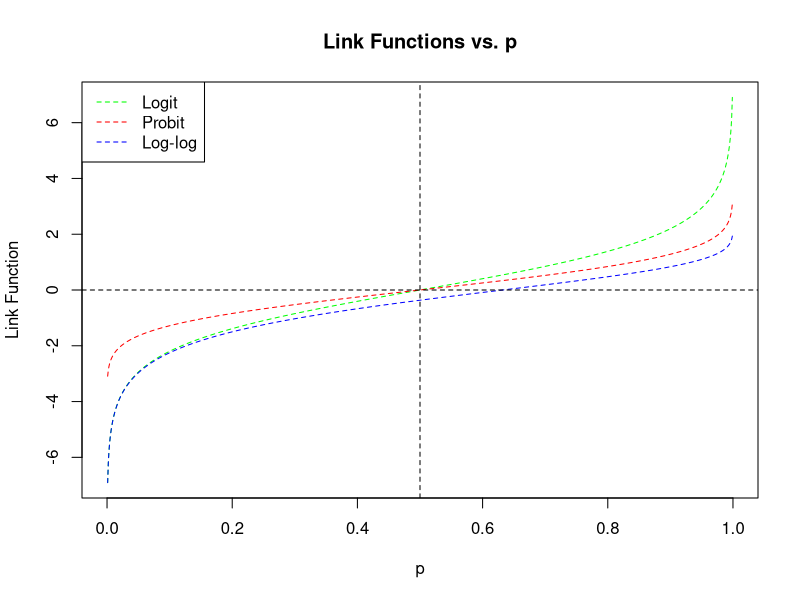

The R script that drew this image:
logit <- function(p) {
  return(log(p / (1 - p)))
}

probit <- function(p) {
  return(qnorm(p = p))
}

log_log <- function(p) {
  return(log(-log(1 - p)))
}

p_seq <- seq(0, 1, length.out = 1e3)
plot(p_seq, logit(p_seq), type = 'l',
     main = 'Link Functions vs. p',
     xlab = 'p', ylab = 'Link Function', lty = 2, col = 'green')
lines(p_seq, probit(p_seq), lty = 2, col = 'red')
lines(p_seq, log_log(p_seq), lty = 2, col = 'blue')
legend("topleft", legend = c('Logit', 'Probit', 'Log-log'),
       col = c('green', 'red', 'blue'), lty = rep(2,3))
abline(h = 0, lty = 2)
abline(v = 0.5, lty = 2)
